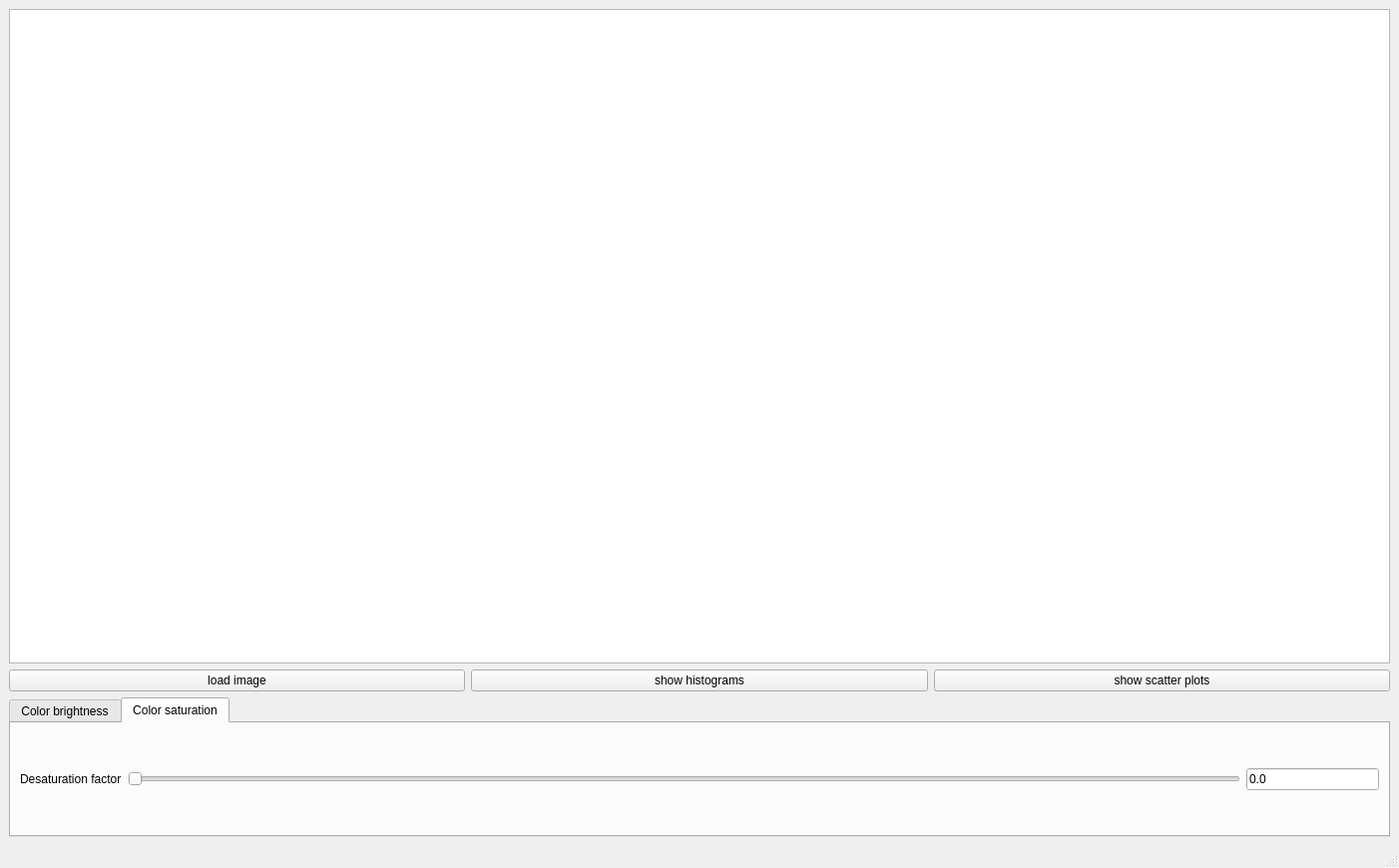
<?xml version="1.0" encoding="UTF-8"?>
<ui version="4.0">
 <class>MainWindow</class>
 <widget class="QMainWindow" name="MainWindow">
  <property name="geometry">
   <rect>
    <x>0</x>
    <y>0</y>
    <width>1402</width>
    <height>870</height>
   </rect>
  </property>
  <property name="sizePolicy">
   <sizepolicy hsizetype="Preferred" vsizetype="Preferred">
    <horstretch>0</horstretch>
    <verstretch>0</verstretch>
   </sizepolicy>
  </property>
  <property name="windowTitle">
   <string>MainWindow</string>
  </property>
  <widget class="QWidget" name="centralwidget">
   <layout class="QGridLayout" name="gridLayout_2">
    <item row="1" column="0">
     <layout class="QHBoxLayout" name="horizontalLayout_2">
      <item>
       <widget class="QPushButton" name="loadImageButton">
        <property name="text">
         <string>load image</string>
        </property>
       </widget>
      </item>
      <item>
       <widget class="QPushButton" name="showHistogramsButton">
        <property name="text">
         <string>show histograms</string>
        </property>
       </widget>
      </item>
      <item>
       <widget class="QPushButton" name="showScatterPlotsButton">
        <property name="text">
         <string>show scatter plots</string>
        </property>
       </widget>
      </item>
     </layout>
    </item>
    <item row="0" column="0">
     <widget class="QGraphicsView" name="graphicsView"/>
    </item>
    <item row="2" column="0">
     <widget class="QTabWidget" name="tabWidget">
      <property name="sizePolicy">
       <sizepolicy hsizetype="Expanding" vsizetype="Minimum">
        <horstretch>0</horstretch>
        <verstretch>0</verstretch>
       </sizepolicy>
      </property>
      <property name="currentIndex">
       <number>1</number>
      </property>
      <widget class="QWidget" name="tab">
       <attribute name="title">
        <string>Color brightness</string>
       </attribute>
       <layout class="QHBoxLayout" name="horizontalLayout">
        <item>
         <layout class="QVBoxLayout" name="verticalLayout_2">
          <property name="spacing">
           <number>0</number>
          </property>
          <item>
           <widget class="QLabel" name="redFactorNameLabel">
            <property name="sizePolicy">
             <sizepolicy hsizetype="Preferred" vsizetype="Preferred">
              <horstretch>0</horstretch>
              <verstretch>0</verstretch>
             </sizepolicy>
            </property>
            <property name="text">
             <string>Red</string>
            </property>
           </widget>
          </item>
          <item>
           <widget class="QLabel" name="greenFactorNameLabel">
            <property name="sizePolicy">
             <sizepolicy hsizetype="Preferred" vsizetype="Preferred">
              <horstretch>0</horstretch>
              <verstretch>0</verstretch>
             </sizepolicy>
            </property>
            <property name="text">
             <string>Green</string>
            </property>
           </widget>
          </item>
          <item>
           <widget class="QLabel" name="blueFactorNameLabel">
            <property name="text">
             <string>Blue</string>
            </property>
           </widget>
          </item>
         </layout>
        </item>
        <item>
         <layout class="QVBoxLayout" name="verticalLayout">
          <property name="topMargin">
           <number>20</number>
          </property>
          <property name="bottomMargin">
           <number>15</number>
          </property>
          <item>
           <widget class="QSlider" name="redFactorSlider">
            <property name="sizePolicy">
             <sizepolicy hsizetype="Expanding" vsizetype="Fixed">
              <horstretch>0</horstretch>
              <verstretch>0</verstretch>
             </sizepolicy>
            </property>
            <property name="minimum">
             <number>0</number>
            </property>
            <property name="maximum">
             <number>500</number>
            </property>
            <property name="pageStep">
             <number>0</number>
            </property>
            <property name="value">
             <number>100</number>
            </property>
            <property name="orientation">
             <enum>Qt::Horizontal</enum>
            </property>
           </widget>
          </item>
          <item>
           <widget class="QSlider" name="greenFactorSlider">
            <property name="minimum">
             <number>0</number>
            </property>
            <property name="maximum">
             <number>500</number>
            </property>
            <property name="singleStep">
             <number>1</number>
            </property>
            <property name="pageStep">
             <number>0</number>
            </property>
            <property name="value">
             <number>100</number>
            </property>
            <property name="orientation">
             <enum>Qt::Horizontal</enum>
            </property>
           </widget>
          </item>
          <item>
           <widget class="QSlider" name="blueFactorSlider">
            <property name="minimum">
             <number>0</number>
            </property>
            <property name="maximum">
             <number>500</number>
            </property>
            <property name="pageStep">
             <number>0</number>
            </property>
            <property name="value">
             <number>100</number>
            </property>
            <property name="orientation">
             <enum>Qt::Horizontal</enum>
            </property>
            <property name="invertedAppearance">
             <bool>false</bool>
            </property>
           </widget>
          </item>
         </layout>
        </item>
        <item>
         <layout class="QVBoxLayout" name="verticalLayout_3">
          <property name="spacing">
           <number>0</number>
          </property>
          <item>
           <widget class="QLineEdit" name="redFactorLineEdit">
            <property name="sizePolicy">
             <sizepolicy hsizetype="Minimum" vsizetype="Fixed">
              <horstretch>0</horstretch>
              <verstretch>0</verstretch>
             </sizepolicy>
            </property>
            <property name="text">
             <string>1.0</string>
            </property>
            <property name="clearButtonEnabled">
             <bool>false</bool>
            </property>
           </widget>
          </item>
          <item>
           <widget class="QLineEdit" name="greenFactorLineEdit">
            <property name="sizePolicy">
             <sizepolicy hsizetype="Minimum" vsizetype="Fixed">
              <horstretch>0</horstretch>
              <verstretch>0</verstretch>
             </sizepolicy>
            </property>
            <property name="text">
             <string>1.0</string>
            </property>
            <property name="clearButtonEnabled">
             <bool>false</bool>
            </property>
           </widget>
          </item>
          <item>
           <widget class="QLineEdit" name="blueFactorLineEdit">
            <property name="sizePolicy">
             <sizepolicy hsizetype="Minimum" vsizetype="Fixed">
              <horstretch>0</horstretch>
              <verstretch>0</verstretch>
             </sizepolicy>
            </property>
            <property name="text">
             <string>1.0</string>
            </property>
            <property name="clearButtonEnabled">
             <bool>false</bool>
            </property>
           </widget>
          </item>
         </layout>
        </item>
       </layout>
      </widget>
      <widget class="QWidget" name="tab_2">
       <attribute name="title">
        <string>Color saturation</string>
       </attribute>
       <layout class="QGridLayout" name="gridLayout">
        <item row="0" column="0">
         <layout class="QHBoxLayout" name="horizontalLayout_3">
          <item>
           <widget class="QLabel" name="desaturationFactorNameLabel">
            <property name="sizePolicy">
             <sizepolicy hsizetype="Minimum" vsizetype="Preferred">
              <horstretch>0</horstretch>
              <verstretch>0</verstretch>
             </sizepolicy>
            </property>
            <property name="text">
             <string>Desaturation factor</string>
            </property>
           </widget>
          </item>
          <item>
           <widget class="QSlider" name="desaturationFactorSlider">
            <property name="maximum">
             <number>100</number>
            </property>
            <property name="pageStep">
             <number>0</number>
            </property>
            <property name="orientation">
             <enum>Qt::Horizontal</enum>
            </property>
            <property name="invertedAppearance">
             <bool>false</bool>
            </property>
            <property name="invertedControls">
             <bool>false</bool>
            </property>
           </widget>
          </item>
          <item>
           <widget class="QLineEdit" name="desaturationFactorLineEdit">
            <property name="sizePolicy">
             <sizepolicy hsizetype="Minimum" vsizetype="Fixed">
              <horstretch>0</horstretch>
              <verstretch>0</verstretch>
             </sizepolicy>
            </property>
            <property name="minimumSize">
             <size>
              <width>133</width>
              <height>0</height>
             </size>
            </property>
            <property name="maximumSize">
             <size>
              <width>442</width>
              <height>16777215</height>
             </size>
            </property>
            <property name="text">
             <string>0.0</string>
            </property>
           </widget>
          </item>
         </layout>
        </item>
       </layout>
      </widget>
     </widget>
    </item>
   </layout>
  </widget>
  <widget class="QMenuBar" name="menubar">
   <property name="geometry">
    <rect>
     <x>0</x>
     <y>0</y>
     <width>1402</width>
     <height>21</height>
    </rect>
   </property>
  </widget>
  <widget class="QStatusBar" name="statusbar"/>
 </widget>
 <resources/>
 <connections>
  <connection>
   <sender>loadImageButton</sender>
   <signal>clicked()</signal>
   <receiver>MainWindow</receiver>
   <slot>on_load_image_button_clicked()</slot>
   <hints>
    <hint type="sourcelabel">
     <x>219</x>
     <y>563</y>
    </hint>
    <hint type="destinationlabel">
     <x>632</x>
     <y>306</y>
    </hint>
   </hints>
  </connection>
  <connection>
   <sender>redFactorSlider</sender>
   <signal>sliderReleased()</signal>
   <receiver>MainWindow</receiver>
   <slot>on_color_brightness_slider_released()</slot>
   <hints>
    <hint type="sourcelabel">
     <x>86</x>
     <y>643</y>
    </hint>
    <hint type="destinationlabel">
     <x>126</x>
     <y>570</y>
    </hint>
   </hints>
  </connection>
  <connection>
   <sender>greenFactorSlider</sender>
   <signal>sliderReleased()</signal>
   <receiver>MainWindow</receiver>
   <slot>on_color_brightness_slider_released()</slot>
   <hints>
    <hint type="sourcelabel">
     <x>82</x>
     <y>671</y>
    </hint>
    <hint type="destinationlabel">
     <x>297</x>
     <y>573</y>
    </hint>
   </hints>
  </connection>
  <connection>
   <sender>blueFactorSlider</sender>
   <signal>sliderReleased()</signal>
   <receiver>MainWindow</receiver>
   <slot>on_color_brightness_slider_released()</slot>
   <hints>
    <hint type="sourcelabel">
     <x>86</x>
     <y>699</y>
    </hint>
    <hint type="destinationlabel">
     <x>548</x>
     <y>574</y>
    </hint>
   </hints>
  </connection>
  <connection>
   <sender>redFactorSlider</sender>
   <signal>valueChanged(int)</signal>
   <receiver>MainWindow</receiver>
   <slot>on_color_brightness_slider_changed()</slot>
   <hints>
    <hint type="sourcelabel">
     <x>88</x>
     <y>643</y>
    </hint>
    <hint type="destinationlabel">
     <x>21</x>
     <y>571</y>
    </hint>
   </hints>
  </connection>
  <connection>
   <sender>greenFactorSlider</sender>
   <signal>valueChanged(int)</signal>
   <receiver>MainWindow</receiver>
   <slot>on_color_brightness_slider_changed()</slot>
   <hints>
    <hint type="sourcelabel">
     <x>86</x>
     <y>671</y>
    </hint>
    <hint type="destinationlabel">
     <x>291</x>
     <y>571</y>
    </hint>
   </hints>
  </connection>
  <connection>
   <sender>blueFactorSlider</sender>
   <signal>valueChanged(int)</signal>
   <receiver>MainWindow</receiver>
   <slot>on_color_brightness_slider_changed()</slot>
   <hints>
    <hint type="sourcelabel">
     <x>90</x>
     <y>699</y>
    </hint>
    <hint type="destinationlabel">
     <x>581</x>
     <y>572</y>
    </hint>
   </hints>
  </connection>
  <connection>
   <sender>redFactorLineEdit</sender>
   <signal>editingFinished()</signal>
   <receiver>MainWindow</receiver>
   <slot>on_color_brightness_input_edited()</slot>
   <hints>
    <hint type="sourcelabel">
     <x>1016</x>
     <y>635</y>
    </hint>
    <hint type="destinationlabel">
     <x>78</x>
     <y>574</y>
    </hint>
   </hints>
  </connection>
  <connection>
   <sender>greenFactorLineEdit</sender>
   <signal>editingFinished()</signal>
   <receiver>MainWindow</receiver>
   <slot>on_color_brightness_input_edited()</slot>
   <hints>
    <hint type="sourcelabel">
     <x>1016</x>
     <y>668</y>
    </hint>
    <hint type="destinationlabel">
     <x>4</x>
     <y>466</y>
    </hint>
   </hints>
  </connection>
  <connection>
   <sender>blueFactorLineEdit</sender>
   <signal>editingFinished()</signal>
   <receiver>MainWindow</receiver>
   <slot>on_color_brightness_input_edited()</slot>
   <hints>
    <hint type="sourcelabel">
     <x>1016</x>
     <y>701</y>
    </hint>
    <hint type="destinationlabel">
     <x>7</x>
     <y>424</y>
    </hint>
   </hints>
  </connection>
  <connection>
   <sender>showHistogramsButton</sender>
   <signal>clicked()</signal>
   <receiver>MainWindow</receiver>
   <slot>on_show_histograms_button_clicked()</slot>
   <hints>
    <hint type="sourcelabel">
     <x>534</x>
     <y>563</y>
    </hint>
    <hint type="destinationlabel">
     <x>323</x>
     <y>315</y>
    </hint>
   </hints>
  </connection>
  <connection>
   <sender>showScatterPlotsButton</sender>
   <signal>clicked()</signal>
   <receiver>MainWindow</receiver>
   <slot>on_show_scatter_plots_button_clicked()</slot>
   <hints>
    <hint type="sourcelabel">
     <x>799</x>
     <y>563</y>
    </hint>
    <hint type="destinationlabel">
     <x>542</x>
     <y>311</y>
    </hint>
   </hints>
  </connection>
  <connection>
   <sender>desaturationFactorLineEdit</sender>
   <signal>editingFinished()</signal>
   <receiver>MainWindow</receiver>
   <slot>on_desaturation_factor_input_edited()</slot>
   <hints>
    <hint type="sourcelabel">
     <x>714</x>
     <y>672</y>
    </hint>
    <hint type="destinationlabel">
     <x>519</x>
     <y>378</y>
    </hint>
   </hints>
  </connection>
  <connection>
   <sender>desaturationFactorSlider</sender>
   <signal>valueChanged(int)</signal>
   <receiver>MainWindow</receiver>
   <slot>on_desaturation_factor_slider_changed()</slot>
   <hints>
    <hint type="sourcelabel">
     <x>381</x>
     <y>672</y>
    </hint>
    <hint type="destinationlabel">
     <x>404</x>
     <y>378</y>
    </hint>
   </hints>
  </connection>
  <connection>
   <sender>desaturationFactorSlider</sender>
   <signal>sliderReleased()</signal>
   <receiver>MainWindow</receiver>
   <slot>on_desaturation_factor_slider_released()</slot>
   <hints>
    <hint type="sourcelabel">
     <x>381</x>
     <y>672</y>
    </hint>
    <hint type="destinationlabel">
     <x>404</x>
     <y>378</y>
    </hint>
   </hints>
  </connection>
 </connections>
 <slots>
  <slot>on_load_image_button_clicked()</slot>
  <slot>on_color_brightness_slider_released()</slot>
  <slot>on_color_brightness_slider_changed()</slot>
  <slot>on_color_brightness_input_edited()</slot>
  <slot>on_show_histograms_button_clicked()</slot>
  <slot>on_show_scatter_plots_button_clicked()</slot>
  <slot>on_desaturation_factor_slider_changed()</slot>
  <slot>on_desaturation_factor_input_edited()</slot>
  <slot>on_desaturation_factor_slider_released()</slot>
 </slots>
</ui>
